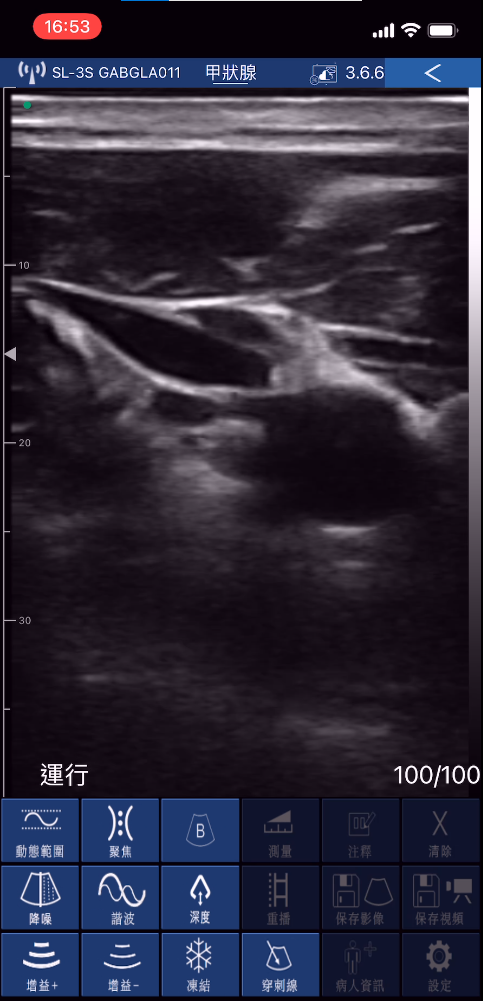
#> input picture mcx_sim_ijv_size_change_-50%/ultrasound_image_processing/ctchen_20220509_IJVSmall.png, 483 x 1001 px; its folder holds 4 pictures in this run
$ jupyter execute --allow-errors analyze_ultrasoud_image.ipynb
#> lines starting #> are read from the running program, lines starting #| are printed output that depends on the picture; after the words box and inside, x2 and y2 are one past the last pixel; in counts of white or black regions, pixels touching at a corner belong together
[cell 1]
import numpy as np
import scipy.io as sio
import cv2
import json
import matplotlib.pyplot as plt
import os
# plt.rcParams.update({"mathtext.default": "regular"})
# plt.rcParams["font.family"] = "Times New Roman"
# plt.rcParams["figure.dpi"] = 300

# %% parameters setting
subject = "ctchen"
os.makedirs(os.path.join("pic", subject), exist_ok=True)
date = "20220509"
state = "IJVSmall"
# tissueSet = ["skin", "fat", "ijv", "cca"]
tissueSet = ['ijv']
with open("blood_vessel_segmentation_line.json") as f:
#> (reads mcx_sim_ijv_size_change_-50%/ultrasound_image_processing/blood_vessel_segmentation_line.json from the repository)
    paramSet = json.load(f)[subject][date][state]
skinStartEdge = paramSet["skinStartEdge"]
bloodThold = paramSet["bloodThold"]
length10mmEdge = paramSet["length10mmEdge"]
voxelLength = 0.25  # [mm]
gridNumIn10mm = int(10/voxelLength)


# %% main
# plot original image
image = cv2.imread("{}_{}_{}.png".format(
    subject, date, state), cv2.IMREAD_GRAYSCALE)
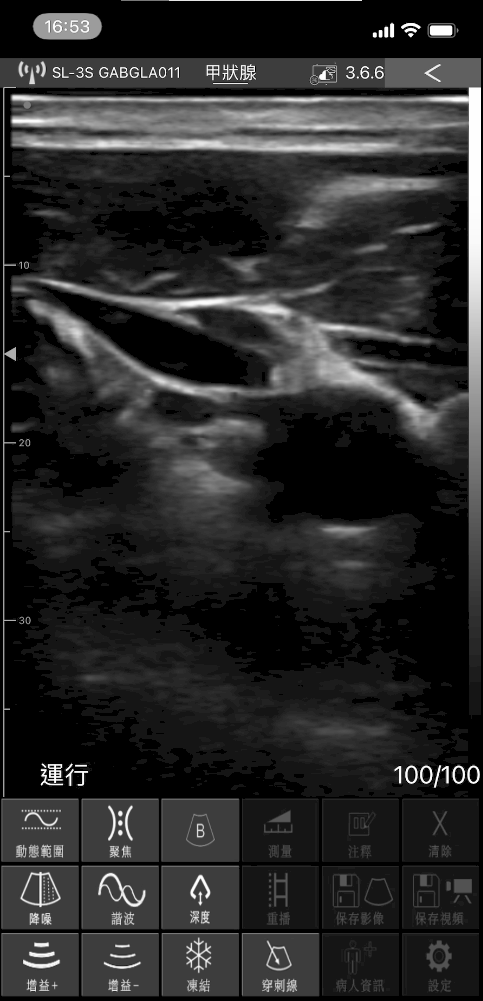
#> image: shape (1001, 483); min 0, max 254, mean 41.2
plt.imshow(image, cmap="gray")
plt.hlines(15, 0, 400, color="red")  # upperbound
plt.hlines(700, 0, 400, color="red")  # lowerbound
plt.plot()
plt.colorbar()
plt.title("original")
plt.savefig(os.path.join("pic", subject, "originaL_image.png"), format='png', dpi=300)
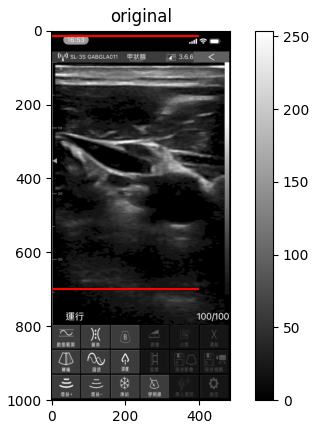
#> figure drawn by matplotlib, 2 panels
plt.show()

# plot tissue area only
plt.imshow(image[15:700], cmap="gray")
plt.colorbar()
plt.title("tissue (but no trim to skin surface)")
plt.savefig(os.path.join("pic", subject, "tissue_area_only.png"), format='png', dpi=300)
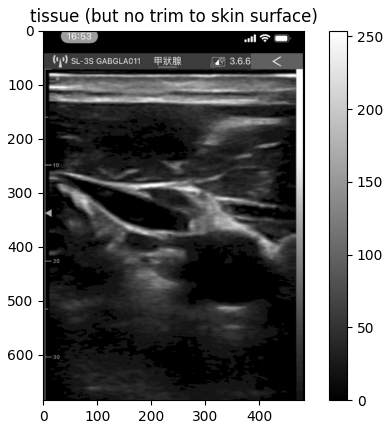
#> figure drawn by matplotlib, 2 panels
plt.show()

# trim image to start from skin surface
image = image[skinStartEdge:700]
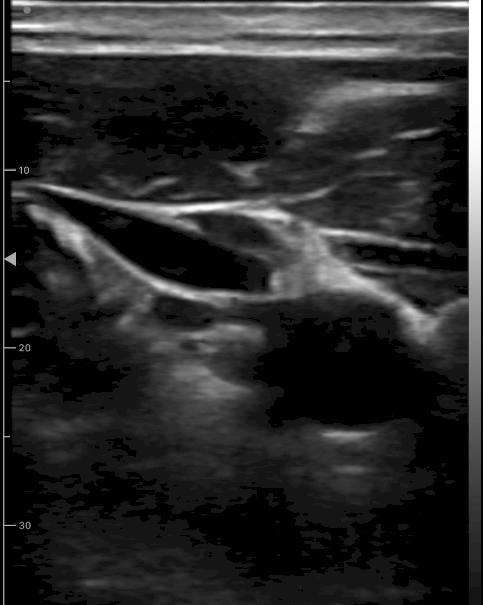
#> image: shape (605, 483); min 0, max 254, mean 43
plt.imshow(image, cmap="gray")
plt.plot([0, 0], length10mmEdge, "r.")
plt.colorbar()
plt.title("tissue (trim to skin surface)")
plt.savefig(os.path.join("pic", subject, "trim_skin_surface.png"), format='png', dpi=300)
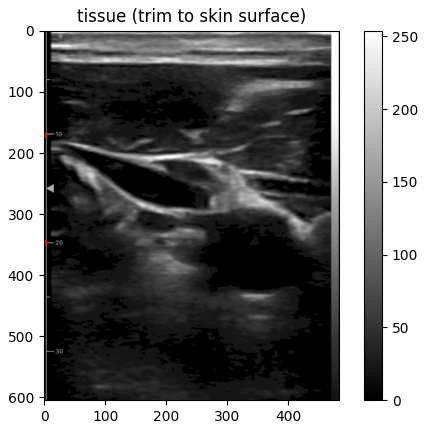
#> figure drawn by matplotlib, 2 panels
plt.show()


# %% catch and plot real target tissue area
legalRowSet = {}
legalColSet = {}
for idx, tissue in enumerate(tissueSet):
    # highlight
    # tissue = 'ijv'
    plt.imshow(image, cmap="gray")
    # plt.plot([280,380],[420,520],'r')
    # plt.plot([60,30],[470,650],'r')
    # plt.plot([460,410],[600,400],'r')
    plt.colorbar()

    if tissue == "skin" or tissue == "fat":
        plt.axhline(y=paramSet[tissue]["x"], c="r", linewidth=1)
    if tissue == "ijv":
        for vector, edge in zip(paramSet[tissue]["v"], np.array(paramSet[tissue]["x"])):
            y = -vector[2]/vector[3]*edge - vector[1]/vector[3]
            plt.plot(y, edge, c="r")
    if tissue == "cca":
        angles = np.linspace(0, 2*np.pi, num=100)
        x = paramSet[tissue]["v"][2] * \
            np.cos(angles) + paramSet[tissue]["v"][0]
        y = paramSet[tissue]["v"][2] * \
            np.sin(angles) + paramSet[tissue]["v"][1]
        plt.plot(x, y, c="r")
    plt.title("({}) potential {} area".format(state, tissue))
    plt.show()

    if tissue == "ijv" or tissue == "cca":
        # highlight and catch target tissue
        plt.imshow(image, cmap="gray")
        plt.colorbar()
        if tissue == "ijv":
            for vector, edge in zip(paramSet[tissue]["v"], np.array(paramSet[tissue]["x"])):
                y = -vector[2]/vector[3]*edge - vector[1]/vector[3]
                plt.plot(y, edge, c="r")
        if tissue == "cca":
            angles = np.linspace(0, 2*np.pi, num=100)
            x = paramSet[tissue]["v"][2] * \
                np.cos(angles) + paramSet[tissue]["v"][0]
            y = paramSet[tissue]["v"][2] * \
                np.sin(angles) + paramSet[tissue]["v"][1]
            plt.plot(x, y, c="r")
        # mesh coordinate
        coordinates = np.meshgrid(
            np.arange(image.shape[0]), np.flip(np.arange(image.shape[1])))
        # add dummy coordinate
        coordinates = np.insert(coordinates, 0, 1, axis=0)
        # sketch potential region
        targetMatch = np.ones((image.shape[1], image.shape[0]), dtype=bool)
        # match line
        if tissue == "ijv":
            for vector in np.array(paramSet[tissue]["v"]):
                if vector[0] == -1:
                    targetMatch = targetMatch & (
                        (vector.reshape(-1, 1, 1)[1:] * coordinates).sum(axis=0) < 0)
                if vector[0] == 1:
                    targetMatch = targetMatch & (
                        (vector.reshape(-1, 1, 1)[1:] * coordinates).sum(axis=0) > 0)
            # match blood
            targetMatch = targetMatch & (
                np.rot90(image[:image.shape[0], :image.shape[1]]) < bloodThold)
        if tissue == "cca":
            targetMatch = targetMatch & ((coordinates[1]-paramSet[tissue]["v"][1])**2 + (
                coordinates[2]-paramSet[tissue]["v"][0])**2 <= paramSet[tissue]["v"][2]**2)
        # plot image (before scale)
        legalRow, legalCol = np.where(targetMatch == True)
        legalRow = targetMatch.shape[0]-legalRow
        plt.imshow(image, cmap="gray")
        plt.plot(legalRow, legalCol, "r.", markersize=3)
        plt.title("catch {} (before scale)".format(tissue))
        plt.show()

        # plot image (after scale)
        scalePercentage = gridNumIn10mm / (length10mmEdge[1]-length10mmEdge[0])
        newImage = cv2.resize(image, (int(np.round(image.shape[1]*scalePercentage)), int(
            np.round(image.shape[0]*scalePercentage))), interpolation=cv2.INTER_AREA)
        targetMatch = targetMatch.astype(float)
        targetMatch = cv2.resize(targetMatch, (int(np.round(targetMatch.shape[1]*scalePercentage)), int(
            np.round(targetMatch.shape[0]*scalePercentage))), interpolation=cv2.INTER_AREA)
        targetMatch = targetMatch.astype(bool)
        legalRow, legalCol = np.where(targetMatch == True)
        legalRow = targetMatch.shape[0]-legalRow
        plt.imshow(newImage, cmap="gray")
        plt.colorbar()
        plt.title("image after scale")
        plt.show()
        plt.imshow(newImage, cmap="gray")
        plt.colorbar()
        plt.plot(legalRow, legalCol, "r.", markersize=3)
        plt.title("catch {} (after scale)".format(tissue))
        plt.show()

        legalRowSet[tissue] = legalRow
        legalColSet[tissue] = legalCol
#> this loop made 1 pass
#> pass 1, `targetMatch = targetMatch & ( np.rot90(image[:image.shape[0], :image.s..`:
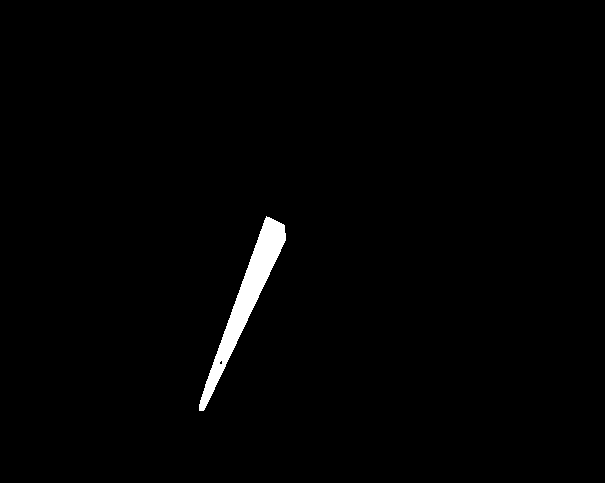
#> targetMatch: shape (483, 605) bool; 1.2% white; 1 white region, box (x1, y1, x2, y2) and area: (199, 216, 286, 411) 3615
#> pass 1, `plt.show()`:
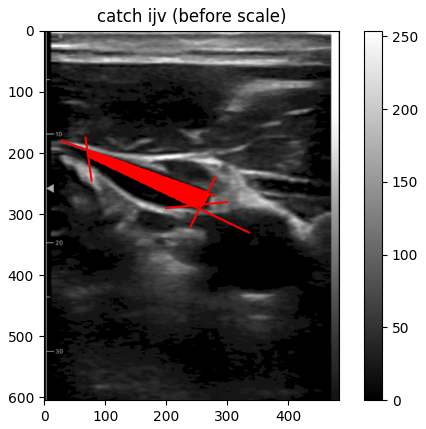
#> figure drawn by matplotlib, 2 panels
#> pass 1, `newImage = cv2.resize(image, (int(np.round(image.shape[1]*scalePercent..`:
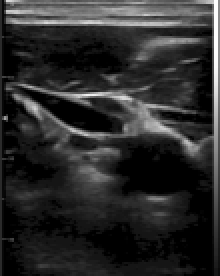
#> newImage: shape (138, 110) (shown 2 times larger); min 0, max 254, mean 43
#> pass 1, `plt.show()`:
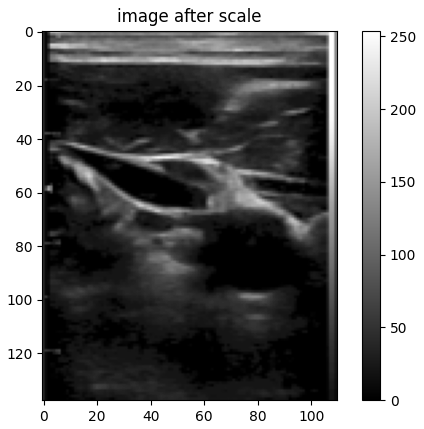
#> figure drawn by matplotlib, 2 panels
#> after the loop:
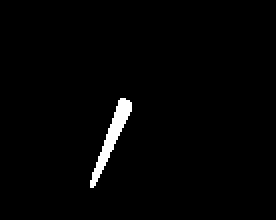
#> targetMatch: shape (110, 138) bool (shown 2 times larger); 1.7% white; 1 white region, box (x1, y1, x2, y2) and area: (45, 49, 66, 94) 256
#> after the loop, legalColSet = 1 item; legalRowSet = 1 item

[cell 2]
# %% make volume
def convertUnit(length, voxelSize=voxelLength):
    numGrid = length / voxelSize
    return numGrid

[cell 3]
# related size [mm]
# model
modelX = convertUnit(132)
modelY = convertUnit(38)
modelZ = convertUnit(32)
# source
srcHolderX = convertUnit(16)
srcHolderY = convertUnit(16)
srcHolderZ = convertUnit(6)
irraWinRadius = convertUnit(2.5)
# detecotr
detHolderX = convertUnit(20)
detHolderY = convertUnit(14)
detHolderZ = convertUnit(6)
prismX = convertUnit(20)
prismY = convertUnit(5)
prismZ = convertUnit(5)
# 0.3675
fiberR = convertUnit(0.3675)

# start to construct
# model and air (in the beginning)
vol = np.ones((int(modelX), int(modelY), int(modelZ)))
# source
vol[int(modelX//2-srcHolderX//2):int(modelX//2+srcHolderX//2),
    int(modelY//2-srcHolderY//2):int(modelY//2+srcHolderY//2),
    :int(srcHolderZ)] = 2  # holder
for x in range(int(modelX//2)-int(np.ceil(irraWinRadius)), int(modelX//2)+int(np.ceil(irraWinRadius))):
    for y in range(int(modelY//2)-int(np.ceil(irraWinRadius)), int(modelY//2)+int(np.ceil(irraWinRadius))):
        isDist1 = np.sqrt((modelX//2-x)**2 + (modelY//2-y)
                          ** 2) < np.ceil(irraWinRadius)
        isDist2 = np.sqrt((modelX//2-(x+1))**2 + (modelY//2-y)
                          ** 2) < np.ceil(irraWinRadius)
        isDist3 = np.sqrt((modelX//2-x)**2 + (modelY//2-(y+1))
                          ** 2) < np.ceil(irraWinRadius)
        isDist4 = np.sqrt((modelX//2-(x+1))**2 +
                          (modelY//2-(y+1))**2) < np.ceil(irraWinRadius)
        if isDist1 or isDist2 or isDist3 or isDist4:
            vol[x][y] = 1  # air
# detector
vol[int(modelX//2+srcHolderX//2):int(modelX//2+srcHolderX//2+detHolderX),
    int(modelY//2-detHolderY//2):int(modelY//2+detHolderY//2),
    :int(detHolderZ)] = 2  # first holder
vol[int(modelX//2-srcHolderX//2-detHolderX):int(modelX//2-srcHolderX//2),
    int(modelY//2-detHolderY//2):int(modelY//2+detHolderY//2),
    :int(detHolderZ)] = 2  # second holder
vol[int(modelX//2+srcHolderX//2):int(modelX//2+srcHolderX//2+detHolderX),
    int(modelY//2-prismY//2):int(modelY//2+prismY//2),
    int(detHolderZ-prismZ):int(detHolderZ)] = 3  # first prism
vol[int(modelX//2-srcHolderX//2-detHolderX):int(modelX//2-srcHolderX//2),
    int(modelY//2-prismY//2):int(modelY//2+prismY//2),
    int(detHolderZ-prismZ):int(detHolderZ)] = 3  # second prism
vol[int(modelX//2+srcHolderX//2):int(modelX//2+srcHolderX//2+detHolderX),
    int(modelY//2-prismY//2):int(modelY//2+prismY//2),
    :int(detHolderZ-prismZ)] = 0  # first fiber
vol[int(modelX//2-srcHolderX//2-detHolderX):int(modelX//2-srcHolderX//2),
    int(modelY//2-prismY//2):int(modelY//2+prismY//2),
    :int(detHolderZ-prismZ)] = 0  # second fiber
# [11 lines of commented-out code are left out]
vol[:, :, int(detHolderZ):] = 6
# fat
fatDepth = int(paramSet["fat"]["x"]*scalePercentage)
vol[:, :, int(detHolderZ):int(detHolderZ)+fatDepth] = 5
# skin
skinDepth = int(paramSet["skin"]["x"]*scalePercentage)
vol[:, :, int(detHolderZ):int(detHolderZ)+skinDepth] = 4
# %% Can add perturbed region
# ijv  # 7 for perturbed region
shiftNumber = np.round(modelY//2 - np.mean(legalRowSet["ijv"]), 0).astype(int)
#> shiftNumber = 34
vol[:, np.array(legalRowSet["ijv"])+shiftNumber, np.array(legalColSet["ijv"])+int(detHolderZ)] = 7 if state == "IJVLarge" else 8
# cca
#> (the rest of this cell did not finish here and is left out)
